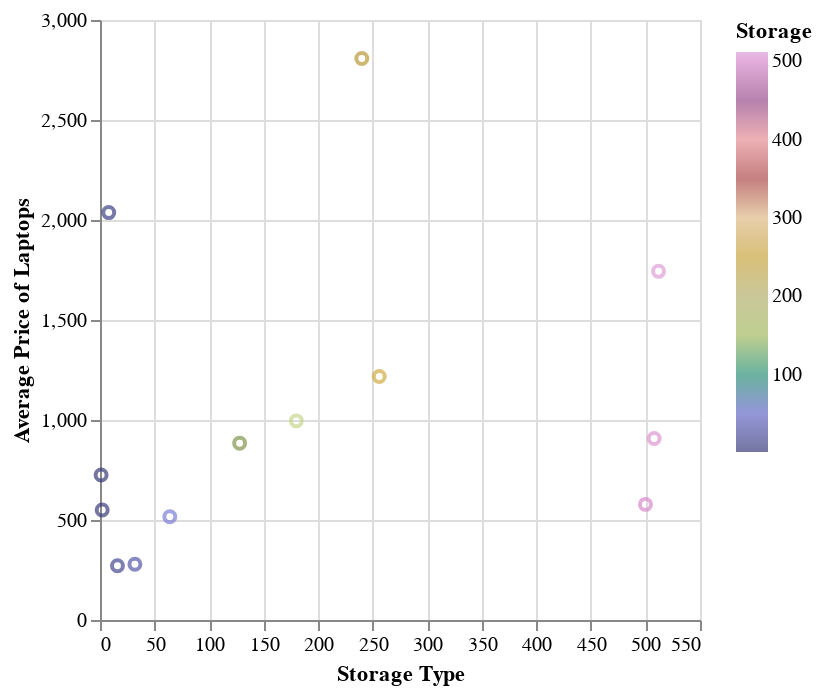

This figure's notebook cell:
### Code cell
laptop_storage_avg_price = (
    laptop_train.groupby(["Storage"])
        .mean(["Price_CAD"])
        .reset_index()
        .rename(columns = {"Price_CAD" : "Average Price"})
)

laptop_storage_plot = alt.Chart(laptop_storage_avg_price).mark_point().encode(
    x=alt.X("Storage")
        .title("Storage Type"),
    y=alt.Y("Average Price")
        .title("Average Price of Laptops"),
    color=alt.Color("Storage")
            .scale(scheme="category20b")
)
laptop_storage_plot

### Figure 1 — Vega-Lite specification as saved in the notebook (floating-point values rounded to 4 significant figures)
{"config": {"view": {"continuousWidth": 300, "continuousHeight": 300}}, "data": {"name": "data-cbd6cf84bceab02f4259caca8d8f776e"}, "mark": {"type": "point"}, "encoding": {"color": {"field": "Storage", "scale": {"scheme": "category20b"}, "type": "quantitative"}, "x": {"field": "Storage", "title": "Storage Type", "type": "quantitative"}, "y": {"field": "Average Price", "title": "Average Price of Laptops", "type": "quantitative"}}, "$schema": "https://vega.github.io/schema/vega-lite/v5.15.1.json", "datasets": {"data-cbd6cf84bceab02f4259caca8d8f776e": [{"Storage": 1.0, "ScreenSize_Inches": 15.86, "Memory_GB": 7.436, "Weight_Kg": 2.339, "Average Price": 725.2}, {"Storage": 2.0, "ScreenSize_Inches": 15.95, "Memory_GB": 8.0, "Weight_Kg": 2.33, "Average Price": 550.2}, {"Storage": 8.0, "ScreenSize_Inches": 15.6, "Memory_GB": 8.0, "Weight_Kg": 2.0, "Average Price": 2037.0}, {"Storage": 16.0, "ScreenSize_Inches": 12.94, "Memory_GB": 3.778, "Weight_Kg": 1.492, "Average Price": 271.2}, {"Storage": 32.0, "ScreenSize_Inches": 13.32, "Memory_GB": 3.419, "Weight_Kg": 1.372, "Average Price": 278.6}, {"Storage": 64.0, "ScreenSize_Inches": 12.82, "Memory_GB": 4.667, "Weight_Kg": 1.367, "Average Price": 516.7}, {"Storage": 128.0, "ScreenSize_Inches": 15.69, "Memory_GB": 7.435, "Weight_Kg": 2.274, "Average Price": 884.3}, {"Storage": 180.0, "ScreenSize_Inches": 13.45, "Memory_GB": 7.0, "Weight_Kg": 1.535, "Average Price": 995.7}, {"Storage": 240.0, "ScreenSize_Inches": 12.5, "Memory_GB": 8.0, "Weight_Kg": 1.09, "Average Price": 2808.0}, {"Storage": 256.0, "ScreenSize_Inches": 14.9, "Memory_GB": 9.242, "Weight_Kg": 1.999, "Average Price": 1218.0}, {"Storage": 500.0, "ScreenSize_Inches": 15.52, "Memory_GB": 4.261, "Weight_Kg": 2.095, "Average Price": 578.0}, {"Storage": 508.0, "ScreenSize_Inches": 14.0, "Memory_GB": 4.0, "Weight_Kg": 1.7, "Average Price": 907.6}, {"Storage": 512.0, "ScreenSize_Inches": 14.42, "Memory_GB": 13.77, "Weight_Kg": 1.957, "Average Price": 1743.0}]}}
